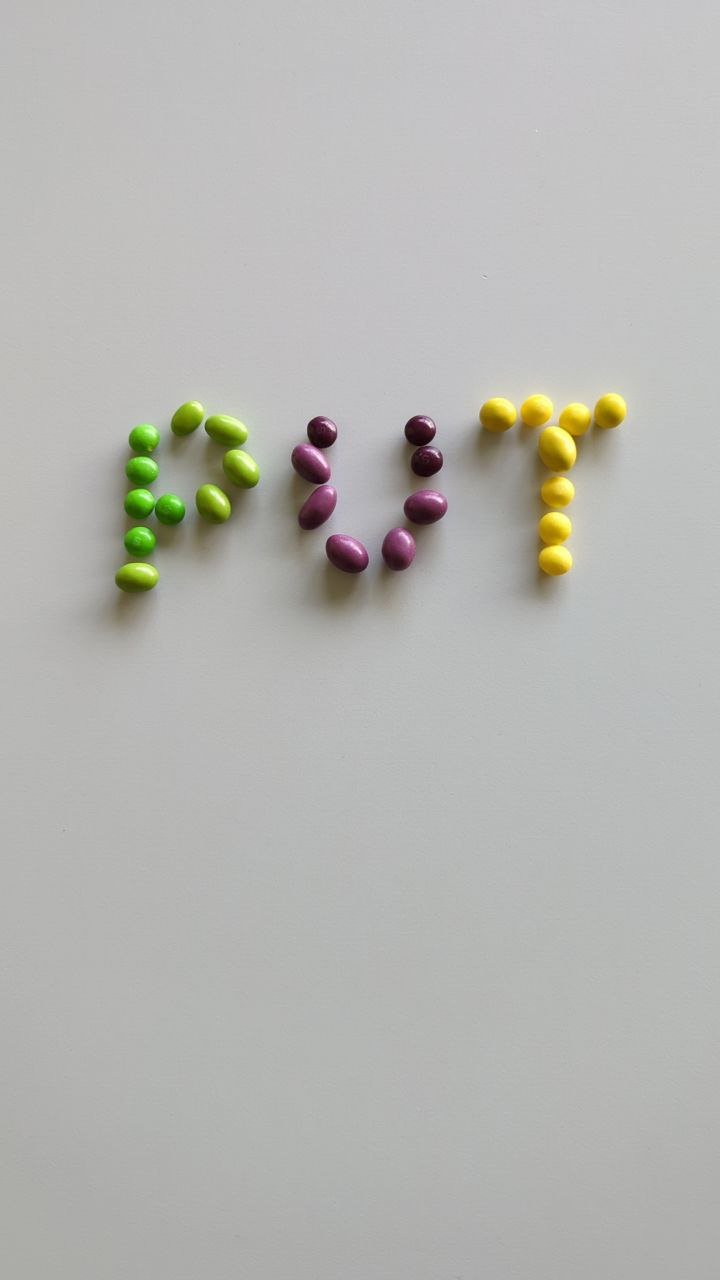
#> input picture data/00.jpg, 720 x 1280 px
$ python -i detect.py   (imports and definitions only)
#> lines starting #> are read from the running program, lines starting #| are printed output that depends on the picture; after the words box and inside, x2 and y2 are one past the last pixel; in counts of white or black regions, pixels touching at a corner belong together
import json
from pathlib import Path
from typing import Dict

import click
import cv2
from tqdm import tqdm
import numpy as np


def count_cnts(cnts: list, color_called: str, img: np.ndarray) -> np.ndarray:
    area_array = np.array([0])
    shape = np.shape(img)
    if color_called == "purple":
        condition = (shape[0] * shape[1]) * 0.000075
    else:
        condition = (shape[0] * shape[1]) * 0.00005

    for cnt in cnts:
        area = cv2.contourArea(cnt)
        if area > condition:
            area_array = np.append(area_array, area)
    area_array = np.delete(area_array, 0)
    return area_array


def green_count(img):
    hsv = cv2.cvtColor(img, cv2.COLOR_BGR2HSV)

    # blurring
    blur = cv2.medianBlur(hsv, 11)

    # morphology and dilation
    mask_g = cv2.inRange(blur, (35, 189, 0), (69, 255, 190))
    ker = cv2.getStructuringElement(cv2.MORPH_ELLIPSE, (12, 12))
    mask_close_g = cv2.morphologyEx(mask_g, cv2.MORPH_CLOSE, ker)
    mask_open_g = cv2. morphologyEx(mask_close_g, cv2.MORPH_OPEN, ker)
    ker_g = cv2.getStructuringElement(cv2.MORPH_ELLIPSE, (1, 1))
    dilatet = cv2.dilate(mask_open_g, ker_g, iterations=1)

    # object counting
    cnt_g, _ = cv2.findContours(dilatet, cv2.RETR_EXTERNAL, cv2.CHAIN_APPROX_SIMPLE)

    # final result calc
    counted = len(count_cnts(cnt_g, "green", img))

    return counted

def yellow_count(img):
    hsv = cv2.cvtColor(img, cv2.COLOR_BGR2HSV)

    # blurring
    blur = cv2.medianBlur(hsv, 11)

    # morphology and dilation
    mask_y = cv2.inRange(blur, (0, 220, 116), (32, 255, 255))
    ker_y_open = cv2.getStructuringElement(cv2.MORPH_ELLIPSE, (1, 1))
    ker_y_close = cv2.getStructuringElement(cv2.MORPH_ELLIPSE, (7, 7))
    mask_close_y = cv2.morphologyEx(mask_y, cv2.MORPH_CLOSE, ker_y_close)
    mask_open_y = cv2.morphologyEx(mask_close_y, cv2.MORPH_OPEN, ker_y_open)
    ker_y = cv2.getStructuringElement(cv2.MORPH_ELLIPSE, (1, 1))
    dilatet = cv2.dilate(mask_open_y, ker_y, iterations=1)

    # object counting
    cnt_y, _ = cv2.findContours(dilatet, cv2.RETR_EXTERNAL, cv2.CHAIN_APPROX_SIMPLE)

    # final result calc
    counted = len(count_cnts(cnt_y, "yellow", img))

    return counted

def red_count(img):
    hsv = cv2.cvtColor(img, cv2.COLOR_BGR2HSV)

    # blurring and threshold appliance
    blur = cv2.medianBlur(hsv, 11)
    mask_r = cv2.inRange(blur, (170, 102, 153), (179, 255, 255))

    # morphology and dilation
    ker_r = cv2.getStructuringElement(cv2.MORPH_ELLIPSE, (3, 3))
    mask_close_r = cv2.morphologyEx(mask_r, cv2.MORPH_CLOSE, ker_r)
    mask_open_r = cv2.morphologyEx(mask_close_r, cv2.MORPH_OPEN, ker_r)
    ker_r = cv2.getStructuringElement(cv2.MORPH_ELLIPSE, (1, 1))
    dilatet = cv2.dilate(mask_open_r, ker_r, iterations=1)

    # object counting
    cnt_r, _ = cv2.findContours(dilatet, cv2.RETR_EXTERNAL, cv2.CHAIN_APPROX_SIMPLE)

    # final result calc
    counted = len(count_cnts(cnt_r, "red", img))
    return counted


def purple_count(img):
    hsv = cv2.cvtColor(img, cv2.COLOR_BGR2HSV)

    # blurring and threshold appliance
    blur = cv2.medianBlur(hsv, 11)

    # dilation
    mask_range = cv2.inRange(blur, (160, 82, 0), (176, 234, 101))
    mask_dil = cv2.dilate(mask_range, (10,10))

    # object counting
    cnt, _ = cv2.findContours(mask_dil, cv2.RETR_EXTERNAL, cv2.CHAIN_APPROX_SIMPLE)

    # final result calc
    counted = len(count_cnts(cnt, "purple", img))

    return counted

def detect(img_path: str) -> Dict[str, int]:
    """Object detection function, according to the project description, to implement.
    Parameters
    ----------
    img_path : str
        Path to processed image.
    Returns
    -------
    Dict[str, int]
        Dictionary with quantity of each object.
    """
#> called with img_path = 'data/00.jpg'
    img = cv2.imread(img_path, cv2.IMREAD_COLOR)
#> img is the input picture: shape (1280, 720, 3); mean B, G, R 178.2, 181.9, 181.8

    red = red_count(img)
#> in red_count, `hsv = cv2.cvtColor(img, cv2.COLOR_BGR2HSV)`: hsv: shape (1280, 720, 3); mean H, S, V 50.9, 9.5, 183.1
#> in red_count, `blur = cv2.medianBlur(hsv, 11)`: blur: shape (1280, 720, 3); mean H, S, V 50.7, 9.4, 183.1
#> in red_count, `mask_r = cv2.inRange(blur, (170, 102, 153), (179, 255, 255))`: mask_r: shape (1280, 720); every value is 0
#> in red_count, `cnt_r, _ = cv2.findContours(dilatet, cv2.RETR_EXTERNAL, cv2.CHAIN_APPR..`: cnt_r = []
#> in red_count, `counted = len(count_cnts(cnt_r, "red", img))`: counted = 0
#> red = 0
    yellow = yellow_count(img)
#> in yellow_count, `mask_y = cv2.inRange(blur, (0, 220, 116), (32, 255, 255))`:
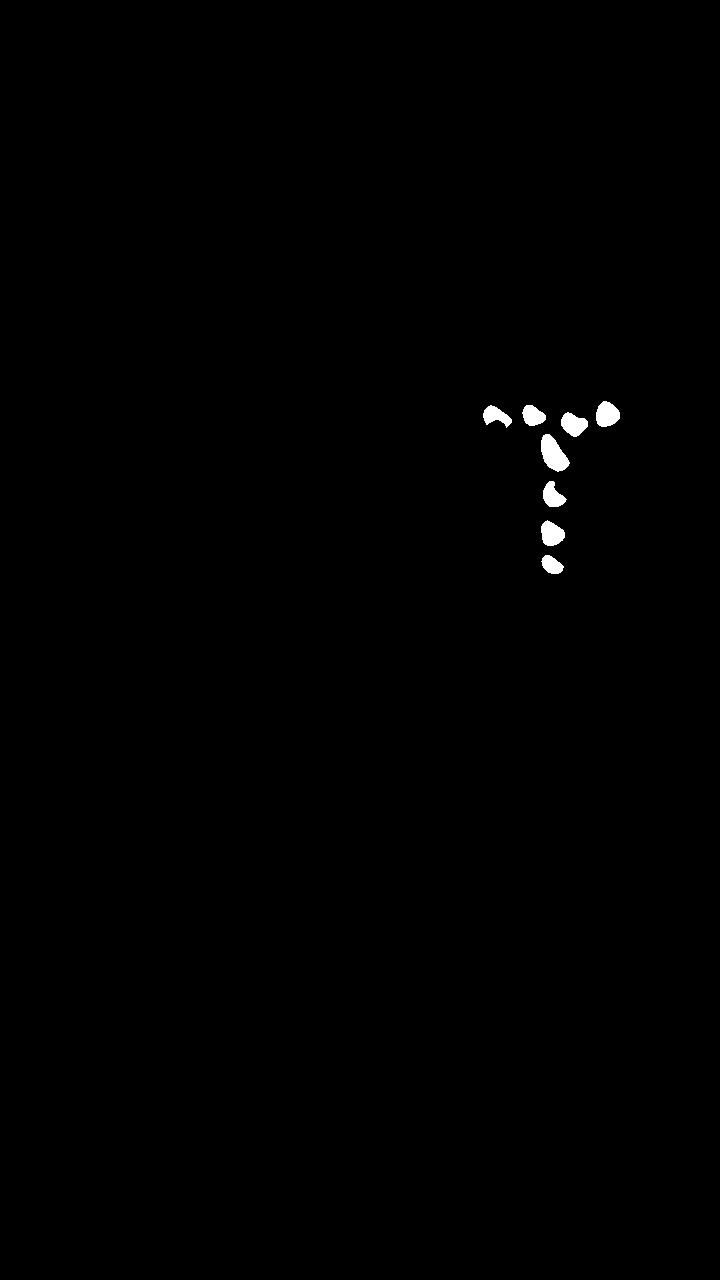
#> mask_y: shape (1280, 720); 0.37% white; 8 white regions, largest, box (x1, y1, x2, y2) and area: (541, 434, 570, 472) 676, (596, 401, 620, 427) 472, (541, 520, 565, 546) 448
#> in yellow_count, `mask_close_y = cv2.morphologyEx(mask_y, cv2.MORPH_CLOSE, ker_y_close)`: mask_close_y: shape (1280, 720); 0.37% white; 8 white regions
#> in yellow_count, `cnt_y, _ = cv2.findContours(dilatet, cv2.RETR_EXTERNAL, cv2.CHAIN_APPR..`: cnt_y = 8 contours; box (x1, y1, x2, y2) and area: (541, 434, 570, 472) 631, (596, 401, 620, 427) 438, (541, 520, 565, 546) 413, (561, 412, 588, 437) 413, (543, 481, 567, 507) 350, (483, 405, 512, 428) 326, (522, 405, 546, 426) 326, (541, 555, 564, 574) 264
#> the loop in count_cnts (call 2), `for cnt in cnts:` made 8 passes
#> (area, area_array) on passes 1 to 8: (264.5, [0, 264.5]), (413, [0, 264.5, 413]), (350.5, [0, 264.5, 413, 350.5]), (631, [0, 264.5, 413, 350.5, 631]), (413, [0, 264.5, 413, 350.5, 631, 413]), (326, [0, 264.5, 413, 350.5, 631, 413, 326]), (326.5, [0, 264.5, 413, 350.5, 631, 413, 326, 326.5]), (437.5, [0, 264.5, 413, 350.5, 631, 413, 326, 326.5, 437.5])
#> in yellow_count, `counted = len(count_cnts(cnt_y, "yellow", img))`: counted = 8
#> yellow = 8
    green = green_count(img)
#> in green_count, `mask_g = cv2.inRange(blur, (35, 189, 0), (69, 255, 190))`:
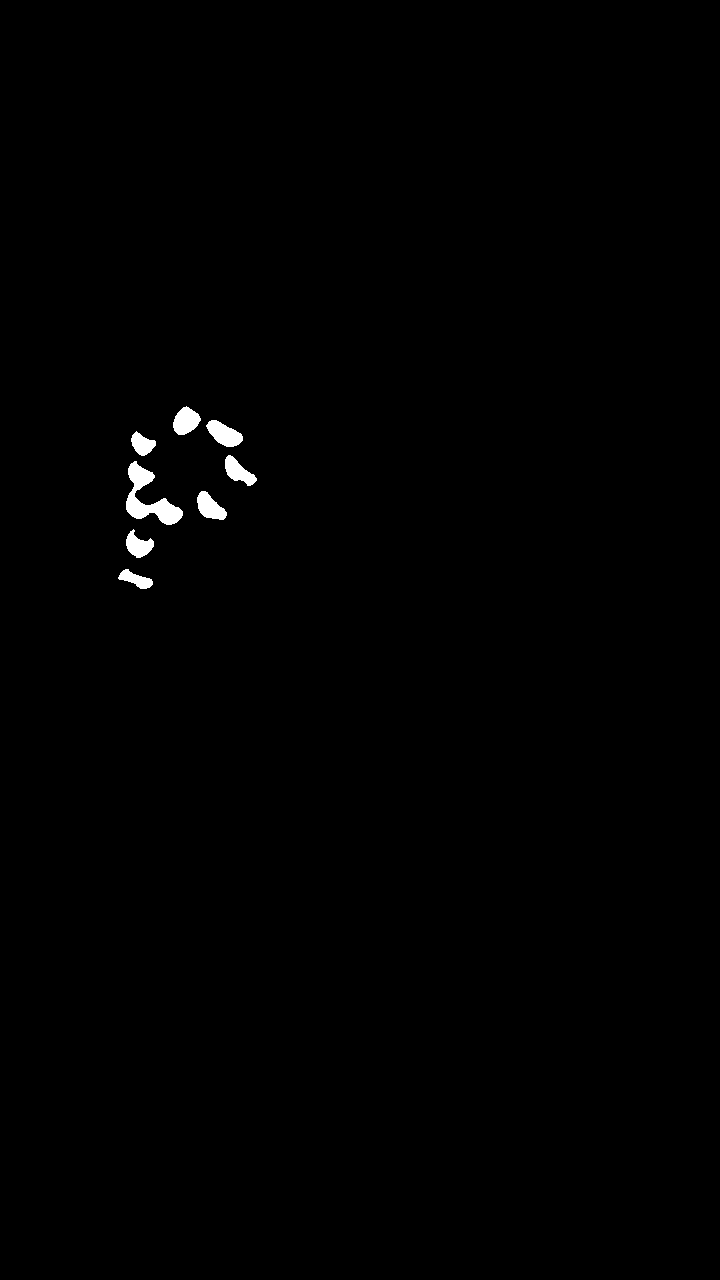
#> mask_g: shape (1280, 720); 0.52% white; 8 white regions, largest, box (x1, y1, x2, y2) and area: (126, 461, 183, 525) 1438, (206, 420, 243, 447) 601, (173, 406, 201, 435) 549
#> in green_count, `mask_close_g = cv2.morphologyEx(mask_g, cv2.MORPH_CLOSE, ker)`: mask_close_g: shape (1280, 720); 0.53% white; 5 white regions, box (x1, y1, x2, y2) and area: (127, 432, 184, 525) 1834, (174, 407, 258, 486) 1689, (198, 492, 228, 520) 523, (127, 529, 155, 558) 462, (119, 570, 154, 590) 353
#> in green_count, `mask_open_g = cv2. morphologyEx(mask_close_g, cv2.MORPH_OPEN, ker)`:
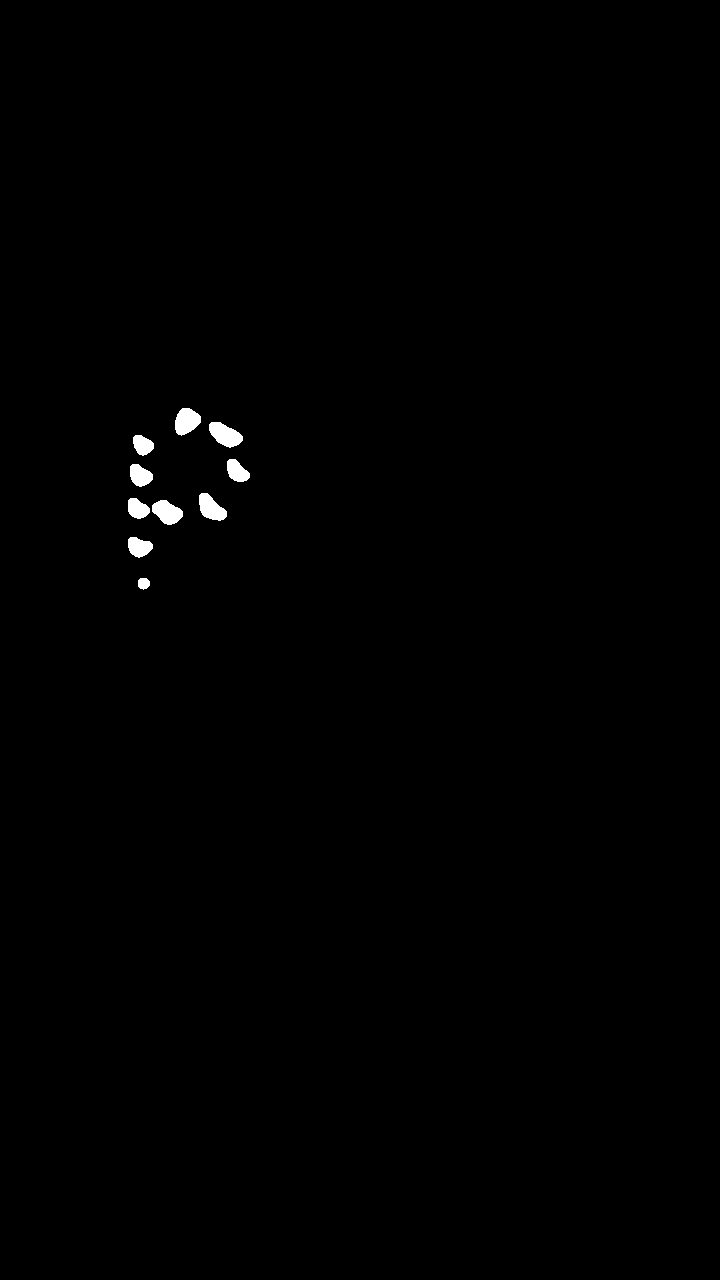
#> mask_open_g: shape (1280, 720); 0.43% white; 10 white regions
#> in green_count, `cnt_g, _ = cv2.findContours(dilatet, cv2.RETR_EXTERNAL, cv2.CHAIN_APPR..`: cnt_g = 10 contours; largest, box (x1, y1, x2, y2) and area: (209, 422, 243, 448) 520, (175, 408, 201, 436) 486, (152, 500, 183, 525) 482, (199, 493, 227, 521) 462, (130, 464, 153, 487) 348
#> in green_count, `counted = len(count_cnts(cnt_g, "green", img))`: counted = 10
#> green = 10
    purple = purple_count(img)
#> in purple_count, `mask_range = cv2.inRange(blur, (160, 82, 0), (176, 234, 101))`:
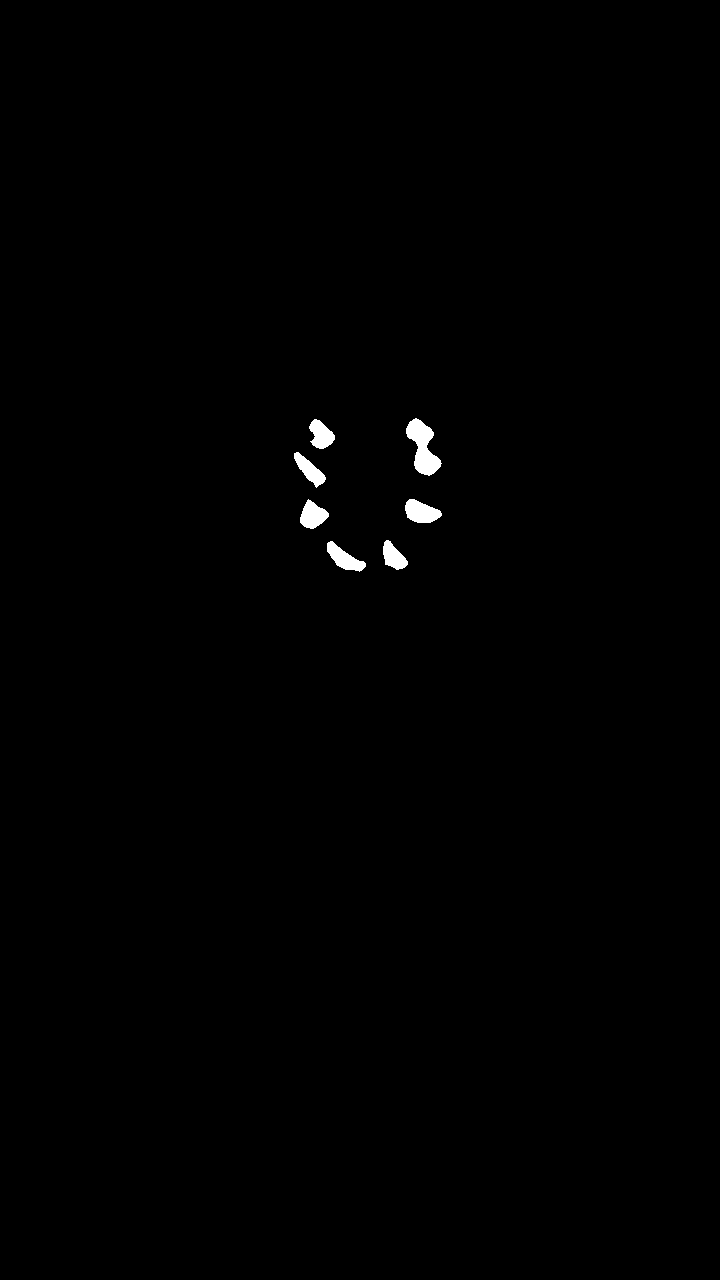
#> mask_range: shape (1280, 720); 0.46% white; 7 white regions, largest, box (x1, y1, x2, y2) and area: (406, 418, 442, 476) 1083, (405, 499, 442, 523) 608, (327, 541, 366, 572) 562
#> in purple_count, `mask_dil = cv2.dilate(mask_range, (10,10))`: mask_dil: shape (1280, 720); 0.49% white; 7 white regions
#> in purple_count, `cnt, _ = cv2.findContours(mask_dil, cv2.RETR_EXTERNAL, cv2.CHAIN_APPRO..`: cnt = 7 contours; box (x1, y1, x2, y2) and area: (406, 418, 442, 477) 1060, (405, 499, 442, 524) 600, (327, 541, 366, 573) 554, (300, 499, 329, 530) 532, (309, 419, 335, 450) 492, (294, 452, 326, 489) 476, (383, 540, 408, 571) 438
#> in purple_count, `counted = len(count_cnts(cnt, "purple", img))`: counted = 7
#> purple = 7

    return {'red': red, 'yellow': yellow, 'green': green, 'purple': purple}


@click.command()
@click.option('-p', '--data_path', help='Path to data directory', type=click.Path(exists=True, file_okay=False, path_type=Path), required=True)
@click.option('-o', '--output_file_path', help='Path to output file', type=click.Path(dir_okay=False, path_type=Path), required=True)
def main(data_path: Path, output_file_path: Path):
    img_list = data_path.glob('*.jpg')

    results = {}

    for img_path in tqdm(sorted(img_list)):
        fruits = detect(str(img_path))
        results[img_path.name] = fruits

    with open(output_file_path, 'w') as ofp:
        json.dump(results, ofp)


# [2 lines not run here, left out]

>>> result = detect('data/00.jpg')
#> result = {'red': 0, 'yellow': 8, 'green': 10, 'purple': 7}
